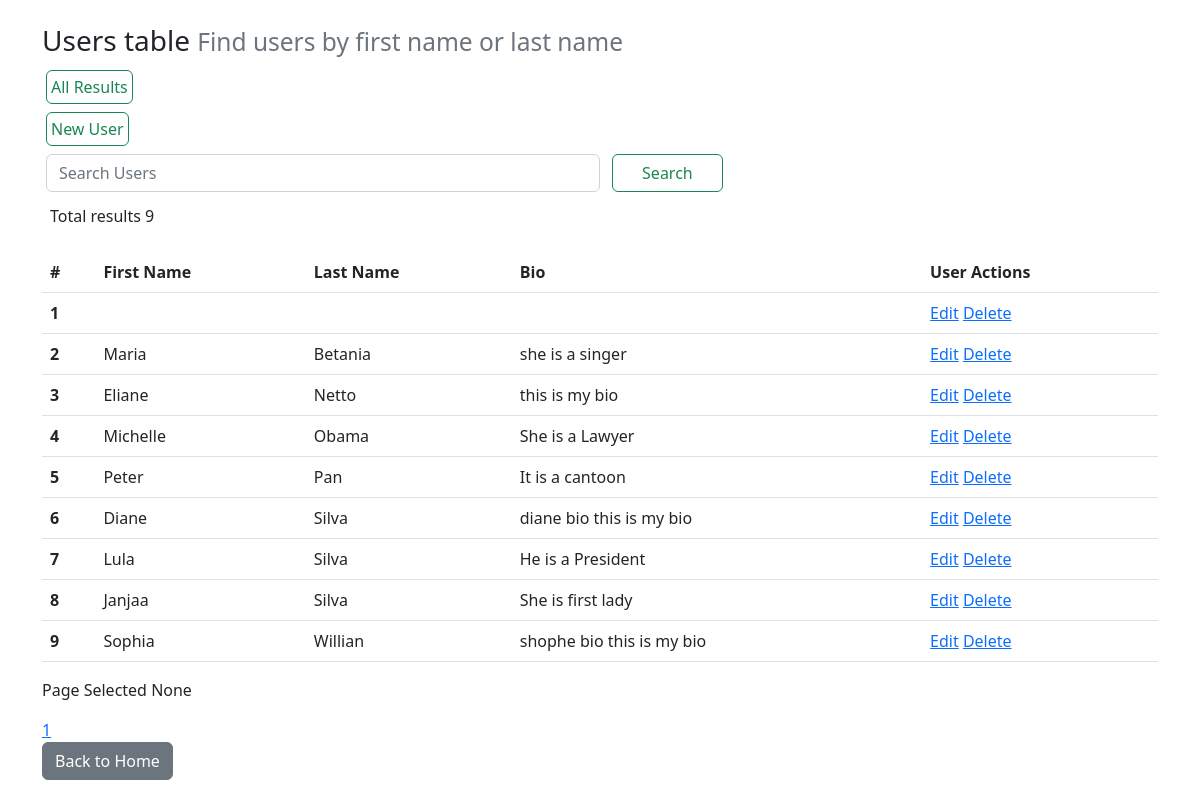
/users/, run on the app's committed database.
### main/model/user.py (models this page shows)
class User(db.Model):
    __table__name = 'user'
    id        = db.Column(db.Integer, primary_key = True)
    firstName = db.Column(db.String(100), nullable=False)
    lastName  = db.Column(db.String(100), nullable=False)
    bio       = db.Column(db.String(200))

### main/users/blueprint.py (the view)
@users.route('/')
def users_list():
    start_time = time.time()
    args       = request.args
    per_page   = 15
    page_num   = args.get('page_num') if args.get('page_num') != None else 1
    try:
        users = User.query.order_by(User.lastName).paginate(page=int(page_num), per_page=int(per_page), error_out=True)
    except Exception as err:
        print("ERROR** Module User Router - users_list()", str(err))
        users = []; filterName='';
    print("--- %s seconds ---" % (time.time() - start_time))
    return render_template('users/users.html', data_set=users)

### main/users/templates/users/users.html (shortened to what this page needs)
<!DOCTYPE html>
<html>
    <head>
        <link href="https://cdn.jsdelivr.net/npm/bootstrap@5.2.3/dist/css/bootstrap.min.css" rel="stylesheet"
>
    </head>
    <body>
        <div class="container" style="margin-top:1.5em;">
            <h3>
                Users table
                <small class="text-muted">Find users by first name or last name</small>
            </h3>
            <form class="form-inline my-2 my-lg-0 p-1" method="GET" action="/users/memoize">
                <button class="btn btn-outline-success p-1" type="submit" id="btn-clearsearch">All Results</button>
            </form>
            <form class="form-inline my-2 my-lg-0 p-1" action="/users/create">
                <button class="btn btn-outline-success p-1" id="btn-create">New User</button>
            </form>
            <form class="form-inline my-2 my-lg-0" method="GET" action="/users/search">
                <div class="d-flex p-1 flex-row justify-content-start">
                    <input class="form-control col-md-4" type="search" placeholder="Search Users" name="name" style="width:50%">
                    <button class="btn btn-outline-success p-1" type="submit"id="btn-searchusers" style="width:10%; margin-left:12px;">Search</button>
                </div>
                <table class="table" data-pagination="true">
                    <thead>
                    <tr>
                        <th scope="col">#</th>
                        <th scope="col">First Name</th>
                        <th scope="col">Last Name</th>
                        <th scope="col">Bio</th>
                        <th scope="col">User Actions</th>
                    </tr>
                    </thead>
                    <tbody>
                        <div class="d-flex p-1 flex-col justify-content-start">
                            {% if data_set.total and data_set.total > 0 %}
                                <p class="p-1">Total results {{ data_set.total}}</p>
                            {% endif %}
                        </div>
                        {% if data_set.total and data_set.total > 0 %}
                            {% for user in data_set %}
                                <tr>
                                    <th scope="row">{{ loop.index }}</th>
                                    <td>{{user.firstName}}</td>
                                    <td>{{user.lastName}}</td>
                                    <td>{{user.bio}}</td>
                                    <td>
                                        <a href="{{ url_for('users.user_redirect', action='edit', selected=user.id) }}">Edit</a>
                                        <a href="{{ url_for('users.user_redirect', action='delete', selected=user.id) }}">Delete</a>
                                    </td>
                                </tr>
                            {% endfor %}
                        {% else %}
                            <tr>
                                <th scope="row">#</th>
                                <td colspan="3">No users found</td>
                            </tr>
                        {% endif %}
                    </tbody>
                </table>
                {% if data_set.total %}
                    <p>Page Selected {{data_set.next_num}}</p>
                    {% for pg in data_set.iter_pages() %}
                        {% if pg %}
                            {% if pg != data_set.page_num %}
                                <a href="{{ url_for('users.users_search', page_num=pg, name=filterName) }}">{{ pg }}</a>
                            {% else %}
                                <a href="#">{{ pg }}</a>
                            {% endif %}
                            {% else %}
                                <span class="ellipsis" style="white-space; nowrap; overflow: hidden; text-overflow: ellipsis">…</span>
                        {% endif %}
                    {% endfor %}
                {% endif %}
            </form>
            <form action="/">
                <button type="submit" class="btn btn-secondary mb-4">Back to Home</button>
            </form>
        </div>
    </body>
</html>

### data on the page
User: firstName "Maria", lastName "Betania", bio "she is a singer"
User: firstName "Eliane", lastName "Netto", bio "this is my bio"
User: firstName "Michelle", lastName "Obama", bio "She is a Lawyer"
User: firstName "Peter", lastName "Pan", bio "It is a cantoon"
User: firstName "Diane", lastName "Silva", bio "diane bio this is my bio"
User: firstName "Lula", lastName "Silva", bio "He is a President"
User: firstName "Janjaa", lastName "Silva", bio "She is first lady"
User: firstName "Sophia", lastName "Willian", bio "shophe bio this is my bio"

### other printed values
{{ data_set.total }} "9"
{{ data_set.next_num }} "None"
{{ pg }} "1"
